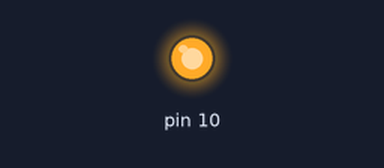
A sketch run on a simulated Arduino Uno, built with avr-gcc and run on an emulated ATmega328P. Shown: output pins drawn as LEDs (lit = HIGH).

Above: at 1.0 s.
At 3.0 s:
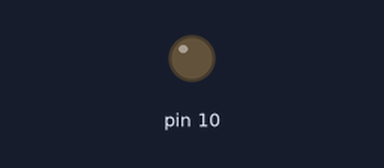
Timing chart, 0 to 5.2 s (numbered marks = the images above):
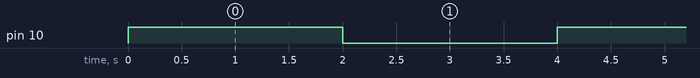

Measured:
- by itself, pin 10: alternates HIGH for 2.0 s and LOW for 2.0 s

The sketch:

Motor_controller.ino
```cpp
void setup() {
  // put your setup code here, to run once:
  pinMode(10,OUTPUT);
}

void loop() {
  // put your main code here, to run repeatedly:
  analogWrite(10,255);
  delay(2000);
  analogWrite(10,0);
  delay(2000);
}
```
